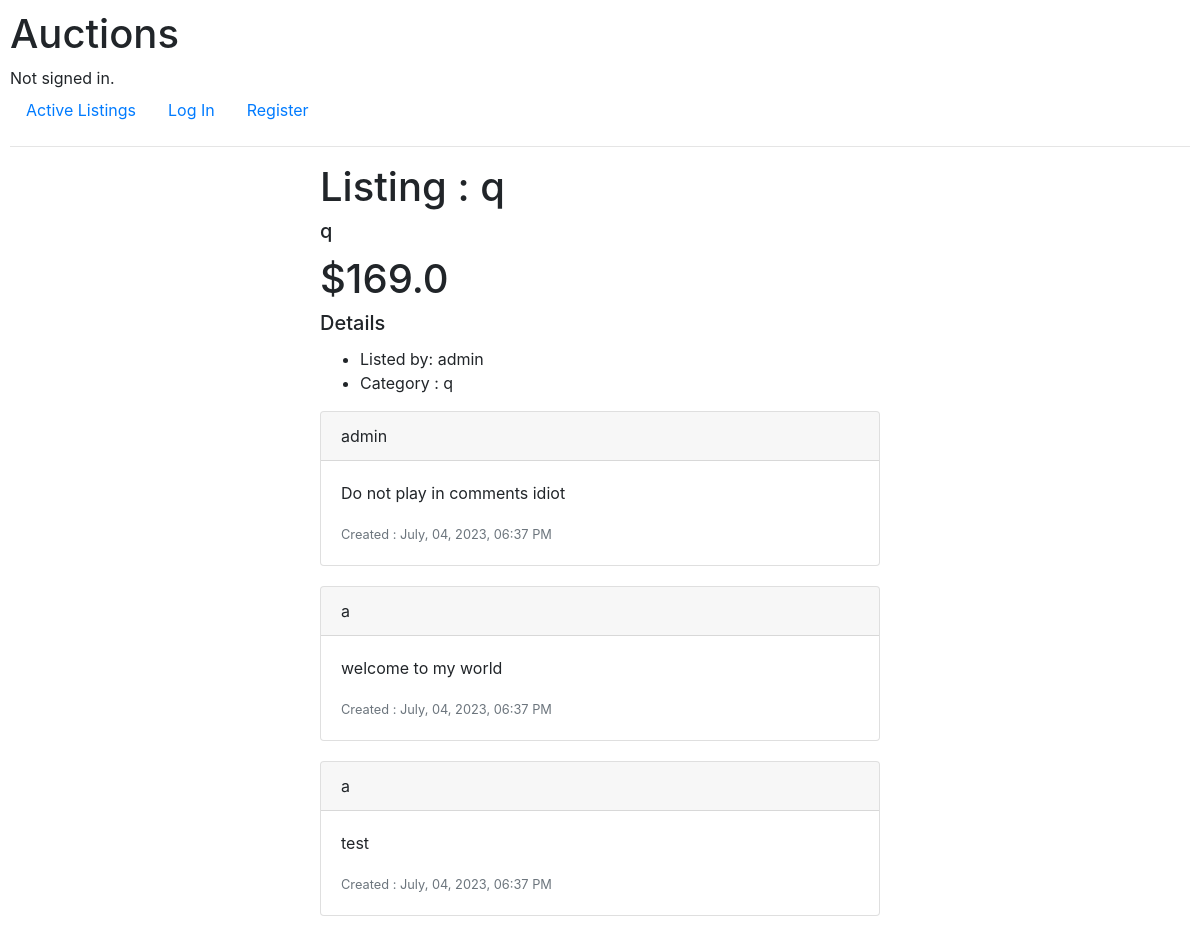
/listing/1, run on the app's committed database.
### auctions/models.py (models this page shows)
class AuctionsListing(models.Model):
    title = models.CharField(max_length=64, blank=False)
    price = models.FloatField(blank=False)
    category = models.CharField(max_length=64, blank=True)
    description = models.TextField(blank=True)
    dateTime = models.DateTimeField(auto_now=True)
    ended = models.BooleanField(default=True)
    seller = models.ForeignKey('User', models.CASCADE, related_name='seller')
    watchListUsers = models.ManyToManyField('User' , through='WatchList', related_name='watchListItems')
    biddingItem = models.ManyToManyField('User' , through='Bids', related_name='bidder')
    comment = models.ManyToManyField('User' , through='Comments', related_name='userComment')

class User(AbstractUser):
    pass

class Comments(models.Model):
    item = models.ForeignKey('AuctionsListing', models.CASCADE)
    commenter = models.ForeignKey('User', models.CASCADE)
    comment = models.CharField(max_length=1024)
    dateTime = models.DateTimeField(auto_now=True)

### auctions/views.py (the view, shortened to what this page needs)
# urls.py: path("listing/<int:id>", views.listing, name="listing"),
def listing(request, id):
    item = AuctionsListing.objects.get(pk=id)
    bids = Bids.objects.filter(item=item).order_by('-price')
    comments = Comments.objects.filter(item=item).order_by('-pk')
    StrDateTime(comments)
    try:
        currentPrice = bids[0].price
        winner = bids[0].bidder.username
        item.price = currentPrice
    except IndexError:
        winner = None
        currentPrice = item.price
    message = None
    added = False
    return render(request, 'auctions/listing.html' , {
        'item' : item,
        'count' : len(bids),
        'message' : message,
        'added' : added,
        'winner' : winner,
        'comments' : comments
    })

### auctions/views.py (called while the page is built)
def StrDateTime(obj):
    for item in obj:
        dateTime =  datetime.datetime.fromisoformat(str(item.dateTime))
        item.dateTime = dateTime.strftime("%B, %d, %Y, %I:%M %p")

### auctions/templates/auctions/listing.html (shortened to what this page needs)
{% extends 'auctions/layout.html' %}
{% block body %}
    <div class="container">
        <h1>Listing : {{ item.title }}</h1>
        <h5 class="card-title">{{ item.description }}</h5>
        <h1>${{ item.price }}</h1>
        <h5 class="card-title">Details</h5>
        <ul>
            <li>Listed by: {{ item.seller.username }}</li>
            <li>Category :
                {% if item.category %}
                    {{ item.category }}
                {% else %}
                    No Category Listed.
                {% endif %}
            </li>
        </ul>
        {% for comment in comments %}
            <div class="card">
                <div class="card-header">
                    {{ comment.commenter.username }}
                </div>
                <div class="card-body">
                    <p class="card-text">{{ comment.comment }}</p>
                    <p class="card-text"><small class="text-muted">Created : {{comment.dateTime}}</small></p>
                </div>
            </div>
        {% endfor%}
    </div>
{% endblock %}

### auctions/templates/auctions/layout.html (shortened to what this page needs)
{% load static %}
<!DOCTYPE html>
<html lang="en">
    <head>
        <link rel="stylesheet" href="https://stackpath.bootstrapcdn.com/bootstrap/4.4.1/css/bootstrap.min.css">
        <link href="{% static 'auctions/styles.css' %}" rel="stylesheet">
    </head>
    <body>
        <h1>Auctions</h1>
        <div>
            {% if user.is_authenticated %}
                Signed in as <strong>{{ user.username }}</strong>.
            {% else %}
                Not signed in.
            {% endif %}
        </div>
        <ul class="nav">
            <li class="nav-item">
                <a class="nav-link" href="{% url 'index' %}">Active Listings</a>
            </li>
            {% if user.is_authenticated %}
                <li class="nav-item">
                    <a class="nav-link" href="{% url 'categories' %}">Categories</a>
                </li>
                <li class="nav-item">
                    <a class="nav-link" href="{% url 'watchlist' 0 %}">Watchlist
                        <span class="btn btn-secondary">{{ request.session.watchlist }}</span>
                    </a>
                </li>
                <li class="nav-item">
                    <a class="nav-link" href="{% url 'createList' %}">Create Listing</a>
                </li>
                <li class="nav-item">
                    <a class="nav-link" href="{% url 'logout' %}">Log Out</a>
                </li>
            {% else %}
                <li class="nav-item">
                    <a class="nav-link" href="{% url 'login' %}">Log In</a>
                </li>
                <li class="nav-item">
                    <a class="nav-link" href="{% url 'register' %}">Register</a>
                </li>
            {% endif %}
        </ul>
        <hr>
        {% block body %}
        {% endblock %}
    </body>
</html>

### auctions/static/auctions/styles.css (style rules this page uses)
body { padding: 10px; }
.container { display: block; width: 50%; margin: auto; }
.card { margin-bottom: 20px; }

### data on the page
AuctionsListing: title "q", description "q", price "169.0", seller.username "admin", category "q"
Comments: commenter.username "admin", comment "Do not play in comments idiot", dateTime "July, 04, 2023, 06:37 PM"
Comments: commenter.username "a", comment "welcome to my world", dateTime "July, 04, 2023, 06:37 PM"
Comments: commenter.username "a", comment "test", dateTime "July, 04, 2023, 06:37 PM"
